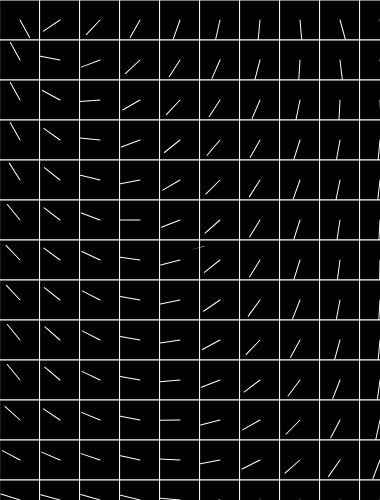
Frame 1 (no input)
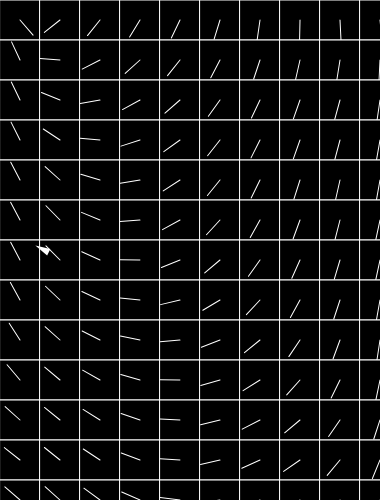
Frame 60 (no input)
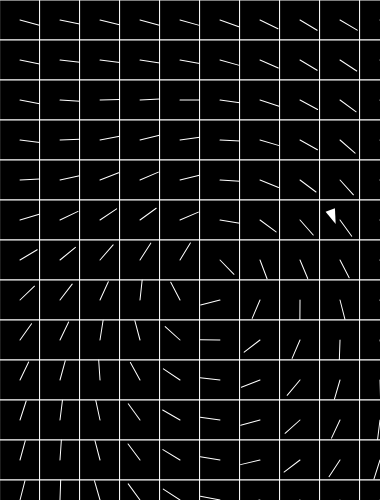
Frame 120 (the mouse pressed at the canvas centre since frame 60)

The p5.js sketch that drew these frames (run headless with seeded random() and noise() and a simulated clock; from frame 60 on, the mouse is pressed at the canvas centre):

// p5.js sketch
// ── sketch.js
const RESOLUTION = 40;
let rows, cols;
let angles = [];
let vehicles = [];


function setup() {
  createCanvas(380, 500);
  background(50);

  cols = ceil(width / RESOLUTION);
  rows = ceil(height / RESOLUTION);

  for (let i=0; i<1; i++) {
    vehicles.push( new Vehicle(width/2, height/2) );
  }
}

function draw() {
  background(50);

  // flow field
  for (let r = 0; r < rows; r++) {
    for (let c = 0; c < cols; c++) {

      let x = c * RESOLUTION;
      let y = r * RESOLUTION;

      let freqX = x * 0.001 + frameCount * 0.001;
      let freqY = y * 0.001 + frameCount * 0.001;
      let noiseValue = noise(freqX, freqY); // range 0 to 1
      let angleFlowField = map(noiseValue, 0, 1, 0, TWO_PI);

      let sinValue = sin(frameCount * 0.01) * PI/6;
      let vector = createVector(mouseX - x, mouseY - y);
      let angleMouse = vector.rotate(PI/2 + sinValue).heading();

      let index = c + r * cols;
      //let index = x + y * width;
      let angle = angleFlowField * 1.0 + angleMouse * 1.0;
      angles[index] = angle;

      stroke(255);
      fill(0);
      rect(x, y, RESOLUTION, RESOLUTION);
      push();
      translate(x + RESOLUTION/2, y + RESOLUTION/2);
      rotate(angle);
      stroke(255);
      line(0, 0, RESOLUTION/2, 0);
      pop();
    }
  }

  // update and display the vehicles
  for (let i=0; i<vehicles.length; i++) {
    let v = vehicles[i];
    /*
    let mouseVec = createVector(mouseX, mouseY);
    let centerVec = createVector(width/2, height/2);
    let vec = p5.Vector.sub(mouseVec, centerVec);
    v.flow( vec.heading() );
    */

    let c = floor(v.pos.x / RESOLUTION);
    let r = floor(v.pos.y / RESOLUTION);
    let index = c + r * cols;

    v.flow( angles[index] );
    /*
    for (let j=0; j<vehicles.length; j++) {
      let otherV = vehicles[j];
      if (i != j) {
        v.avoid( otherV );
      }
    }
    */
    v.update();
    v.reappear();
    v.display();
  }
}


class Vehicle {
  constructor(x, y) {
    this.pos = createVector(x, y);
    this.vel = createVector();
    this.acc = createVector();
    this.angle = 0;

    this.maxSpeed = 5;    // max desired vel
    this.maxForce = 0.1;  // max steering force

    this.detectRad = 80;

    this.foldingVel = random(0.03, 0.08);
  }
  update() {
    this.vel.add(this.acc);
    this.pos.add(this.vel);
    this.acc.mult(0);
    this.angle = this.vel.heading();
  }
  applyForce(f) {
    let force = f.copy();
    // no mass yet
    this.acc.add(force);
  }
  avoid( targetObj ) {
    let desiredVel = p5.Vector.sub(targetObj.pos, this.pos);
    let distance = desiredVel.mag();
    desiredVel.normalize();
    if(distance < this.detectRad) {
      let speed = map(distance, 0, this.detectRad, this.maxSpeed, 0);
      desiredVel.mult(speed * -1); // flip the vel
      let steerForce = p5.Vector.sub(desiredVel, this.vel);
      steerForce.limit(this.maxForce * 0.7); //***
      this.applyForce( steerForce );
    }
  }
  seek( targetObj ) {
    let desiredVel = p5.Vector.sub(targetObj.pos, this.pos);
    let distance = desiredVel.mag();

    desiredVel.normalize();
    if(distance > this.detectRad) {
      desiredVel.mult(this.maxSpeed);
    } else {
      let speed = map(distance, 0, this.detectRad, 0, this.maxSpeed);
      desiredVel.mult(speed);
    }

    let steerForce = p5.Vector.sub(desiredVel, this.vel);
    steerForce.limit(this.maxForce);
    this.applyForce( steerForce );
  }
  seekVec( target ) {
    let desiredVel = p5.Vector.sub(target, this.pos);
    let distance = desiredVel.mag();

    desiredVel.normalize();
    if(distance > this.detectRad) {
      desiredVel.mult(this.maxSpeed);
    } else {
      let speed = map(distance, 0, this.detectRad, 0, this.maxSpeed);
      desiredVel.mult(speed);
    }

    let steerForce = p5.Vector.sub(desiredVel, this.vel);
    steerForce.limit(this.maxForce);
    this.applyForce( steerForce );
  }
  flow( angle ) {
    let desiredVel = p5.Vector.fromAngle( angle );
    desiredVel.mult(this.maxSpeed);

    let steerForce = p5.Vector.sub(desiredVel, this.vel);
    steerForce.limit(this.maxForce);
    this.applyForce( steerForce );
  }
  reappear() {
    if (this.pos.x < 0) {
      this.pos.x = width;
    }
    else if (this.pos.x > width) {
      this.pos.x = 0;
    }
    if (this.pos.y < 0) {
      this.pos.y = height;
    }
    else if (this.pos.y > height) {
      this.pos.y = 0;
    }
  }
  display() {
    push();
    translate(this.pos.x, this.pos.y);
    rotate( this.angle );
    noStroke();
    fill(255);

    let freq = frameCount * this.foldingVel;
    let amp = 5;
    let sinValue = sin(freq) * amp;

    triangle(0, 0, -15, sinValue, -15, -sinValue);
    stroke(0, 0, 255);
    noFill();
    ellipse(0, 0, this.brakeRad*2, this.brakeRad*2);
    pop();
  }
}

















// :D
